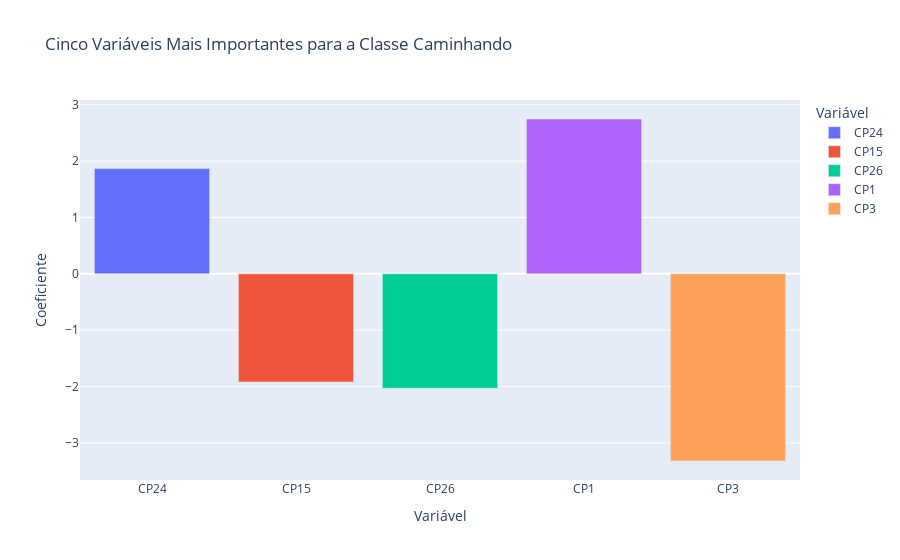

Notebook source saved alongside this figure:
### Code cell
# Exemplo de uso da função
plot_top_vars('Caminhando')

### Figure 1 — Plotly figure (JSON) as saved in the notebook; plotly's stock layout.template omitted (floating-point values rounded to 4 significant figures)
{"data": [{"alignmentgroup": "True", "hovertemplate": "Variável=%{x}<br>Coeficiente=%{y}<extra></extra>", "legendgroup": "CP24", "marker": {"color": "#636efa", "pattern": {"shape": ""}}, "name": "CP24", "offsetgroup": "CP24", "orientation": "v", "showlegend": true, "textposition": "auto", "type": "bar", "x": ["CP24"], "xaxis": "x", "y": [1.868], "yaxis": "y"}, {"alignmentgroup": "True", "hovertemplate": "Variável=%{x}<br>Coeficiente=%{y}<extra></extra>", "legendgroup": "CP15", "marker": {"color": "#EF553B", "pattern": {"shape": ""}}, "name": "CP15", "offsetgroup": "CP15", "orientation": "v", "showlegend": true, "textposition": "auto", "type": "bar", "x": ["CP15"], "xaxis": "x", "y": [-1.919], "yaxis": "y"}, {"alignmentgroup": "True", "hovertemplate": "Variável=%{x}<br>Coeficiente=%{y}<extra></extra>", "legendgroup": "CP26", "marker": {"color": "#00cc96", "pattern": {"shape": ""}}, "name": "CP26", "offsetgroup": "CP26", "orientation": "v", "showlegend": true, "textposition": "auto", "type": "bar", "x": ["CP26"], "xaxis": "x", "y": [-2.031], "yaxis": "y"}, {"alignmentgroup": "True", "hovertemplate": "Variável=%{x}<br>Coeficiente=%{y}<extra></extra>", "legendgroup": "CP1", "marker": {"color": "#ab63fa", "pattern": {"shape": ""}}, "name": "CP1", "offsetgroup": "CP1", "orientation": "v", "showlegend": true, "textposition": "auto", "type": "bar", "x": ["CP1"], "xaxis": "x", "y": [2.747], "yaxis": "y"}, {"alignmentgroup": "True", "hovertemplate": "Variável=%{x}<br>Coeficiente=%{y}<extra></extra>", "legendgroup": "CP3", "marker": {"color": "#FFA15A", "pattern": {"shape": ""}}, "name": "CP3", "offsetgroup": "CP3", "orientation": "v", "showlegend": true, "textposition": "auto", "type": "bar", "x": ["CP3"], "xaxis": "x", "y": [-3.321], "yaxis": "y"}], "layout": {"barmode": "relative", "legend": {"title": {"text": "Variável"}, "tracegroupgap": 0}, "title": {"text": "Cinco Variáveis Mais Importantes para a Classe Caminhando"}, "xaxis": {"anchor": "y", "categoryarray": ["CP24", "CP15", "CP26", "CP1", "CP3"], "categoryorder": "array", "domain": [0, 1], "title": {"text": "Variável"}}, "yaxis": {"anchor": "x", "domain": [0, 1], "title": {"text": "Coeficiente"}}}}
